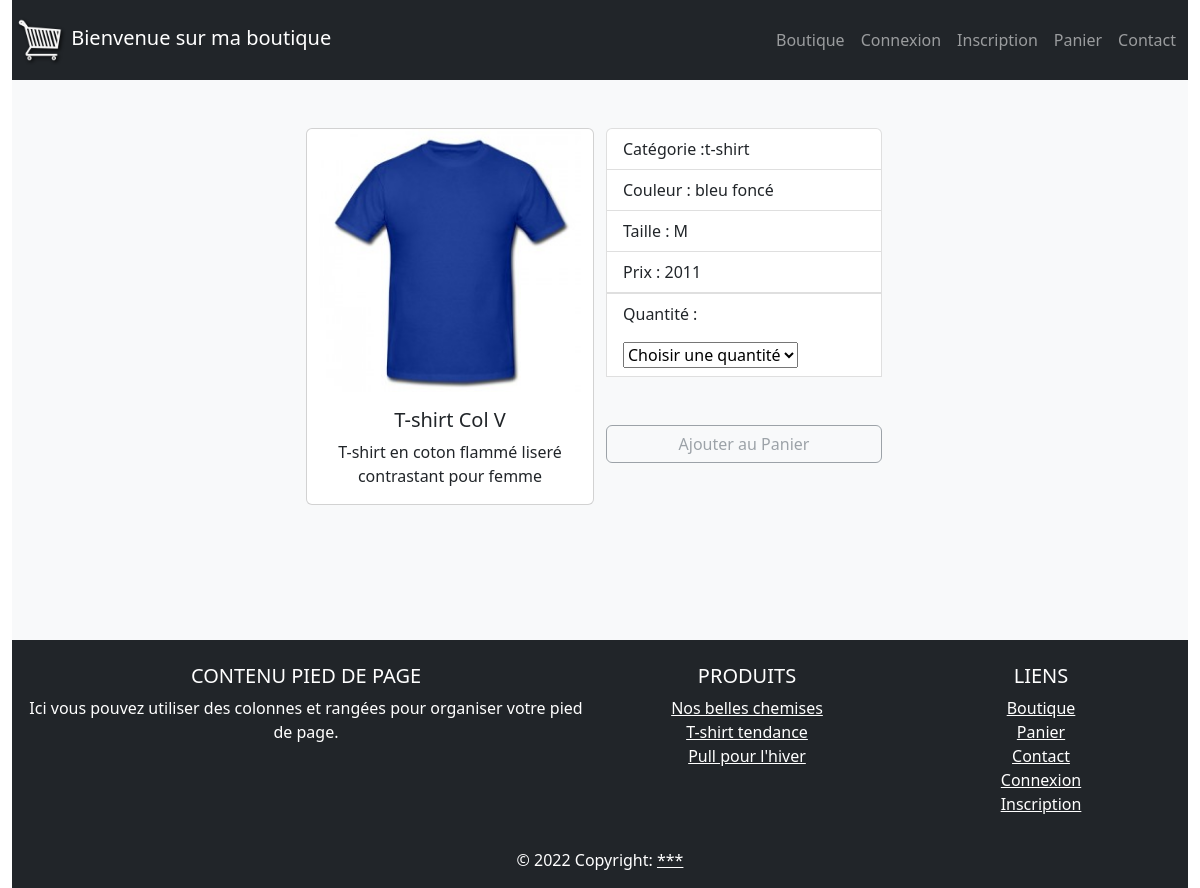
Screenshot of /fiche_produit.php?idProduit=1 with the database file from the repository.
### tables this page shows
CREATE TABLE `produit` (
  `id_produit` int(3) NOT NULL,
  `reference` varchar(20) NOT NULL,
  `categorie` varchar(20) NOT NULL,
  `titre` varchar(100) NOT NULL,
  `description` text NOT NULL,
  `couleur` varchar(20) NOT NULL,
  `taille` varchar(5) NOT NULL,
  `public` enum('m','f','mixte') NOT NULL,
  `photo` varchar(250) NOT NULL,
  `prix` int(3) NOT NULL,
  `stock` int(3) NOT NULL
);

### fiche_produit.php (the view, shortened to what this page needs)
<?php
require_once("inc/init.php");
    if(isset($_GET["idProduit"])) {
        $stmt = $pdo->query("SELECT * FROM produit WHERE id_produit = '$_GET[idProduit]' ");
       $produit = $stmt->fetch(PDO::FETCH_ASSOC);
    }
    require_once("inc/header.php");
?>
    <div class='card col-md-4' style='width: 18rem;'>
        <img class='card-img-top' src='<?= $produit["photo"]?>' alt='<?= $produit["titre"]?>'>
        <div class='card-body'>
            <h5 class='card-title text-center'><?= $produit["titre"]?></h5>
            <p class='card-text text-center'><?= $produit["description"]?></p>
        </div>
    </div>
    <div class="col-md-4">
        <ul class="list-group">
            <li class="list-group-item">Catégorie :<?= $produit["categorie"]?> </li>
            <li class="list-group-item">Couleur : <?= $produit["couleur"]?> </li>
            <li class="list-group-item">Taille : <?= $produit["taille"]?> </li>
            <li class="list-group-item">Prix : <?= $produit["prix"]?> </li>
            <form method="POST" action="panier.php">
                <li class="list-group-item">
                    <p> <span class="title"> Quantité : </span> </p>
                    <select class="custom-select" name="quantite" id="selectQuantity">
                        <option disabled selected> Choisir une quantité</option>
                    </select>
                </li>
                <input class="btn btn-outline-secondary mt-5" disabled type="submit" value="Ajouter au Panier" name="ajout_panier" style="width:100%" id="addCart">
            </form>
        </ul>
    </div>
<?php
require_once("inc/footer.php");
?>

### rows the page displays
produit: photo (picture), titre "T-shirt Col V", description "T-shirt en coton flammé liseré contrastant pour femme", categorie "t-shirt", couleur "bleu foncé", taille "M", prix "2011"
